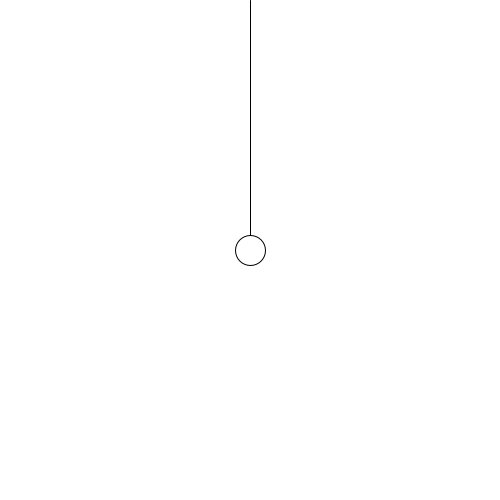
Frame 1 (no input)
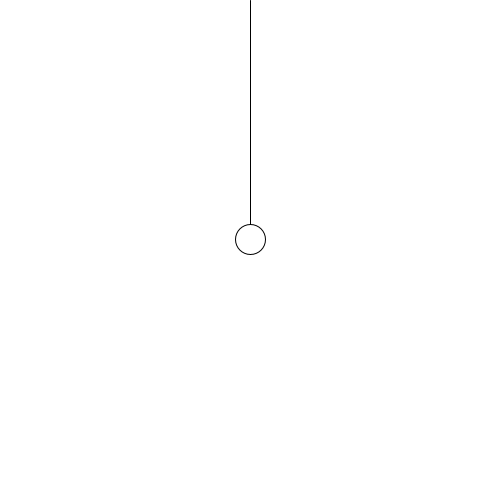
Frame 60 (the mouse pressed at the canvas centre just before this capture)
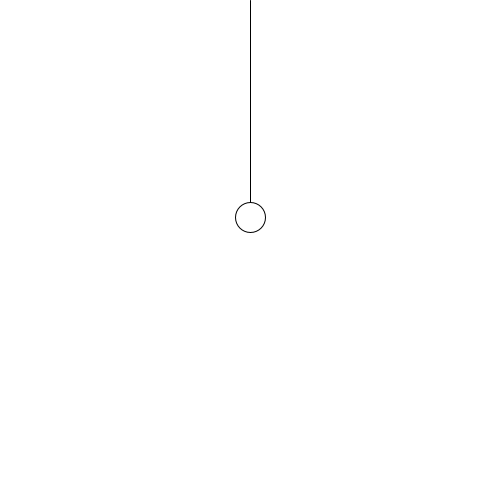
Frame 120 (the mouse held since frame 60 and released just before this capture)

The Processing sketch that drew these frames (run headless with seeded random() and noise(); from frame 60 on, the mouse is pressed at the canvas centre):

// Processing sketch: ch3_13_harmonic_motion_spring
// ── ch3_13_harmonic_motion_spring.pde
/**
 * Oscillation - Simple Harmonic Motion - Spring
 *
 * Using the sine function, create a simulation of a weight (sometimes referred
 * to as a “bob”) that hangs from a spring from the top of the window. Use the
 * map() function to calculate the vertical location of the bob.
 */

float angle = 0;
float aVel = 0.09;

void setup( ) {
  size(500, 500);
}

void draw( ) {
  background(255);
  translate(width/2, 0);

  float y = map(cos(angle), -1, 1, 200, 250);

  line(0,0,0,y);
  ellipseMode(CENTER);
  ellipse(0,y,30,30);

  angle += aVel;
}
